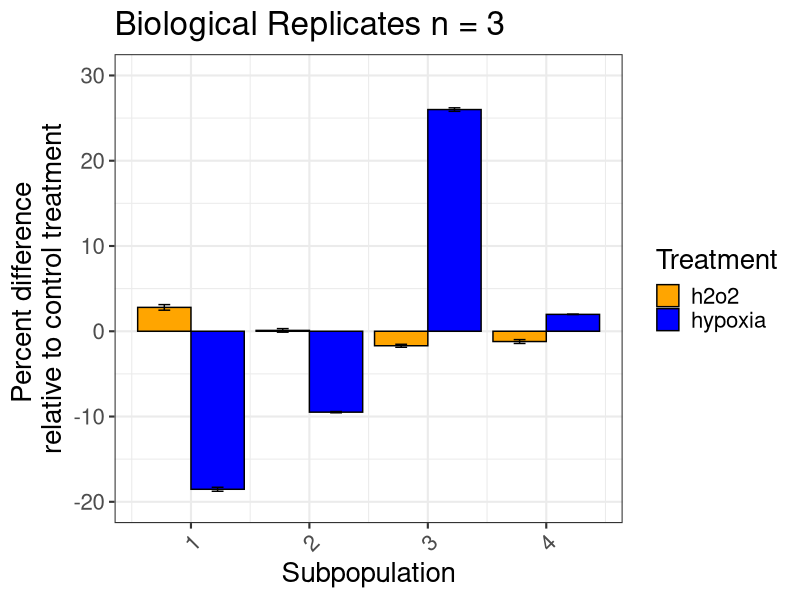
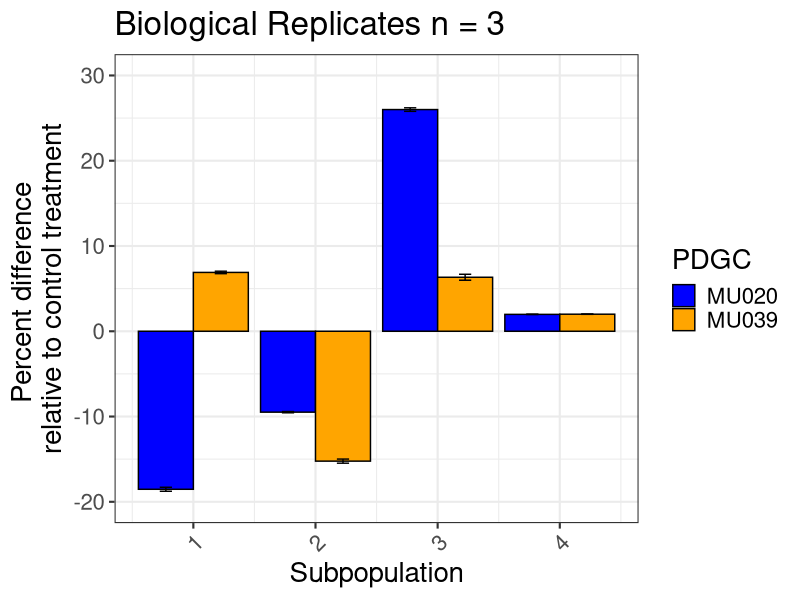
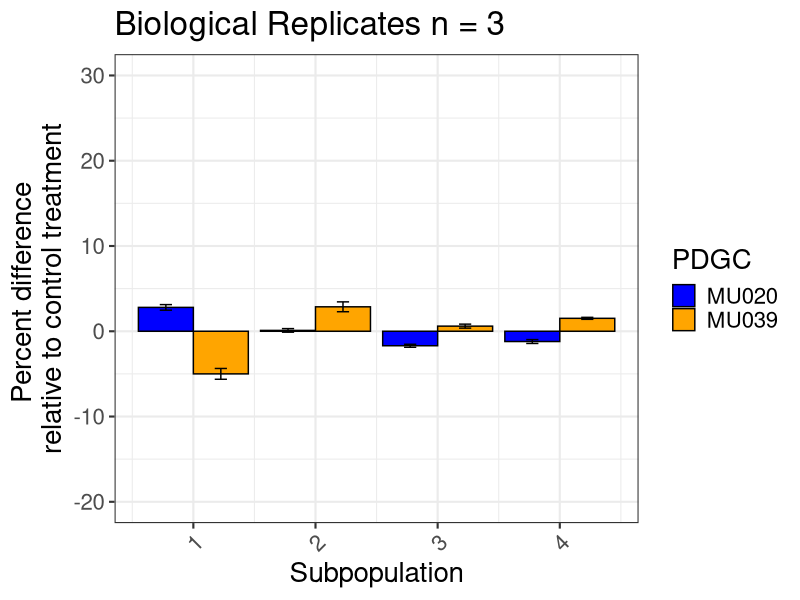
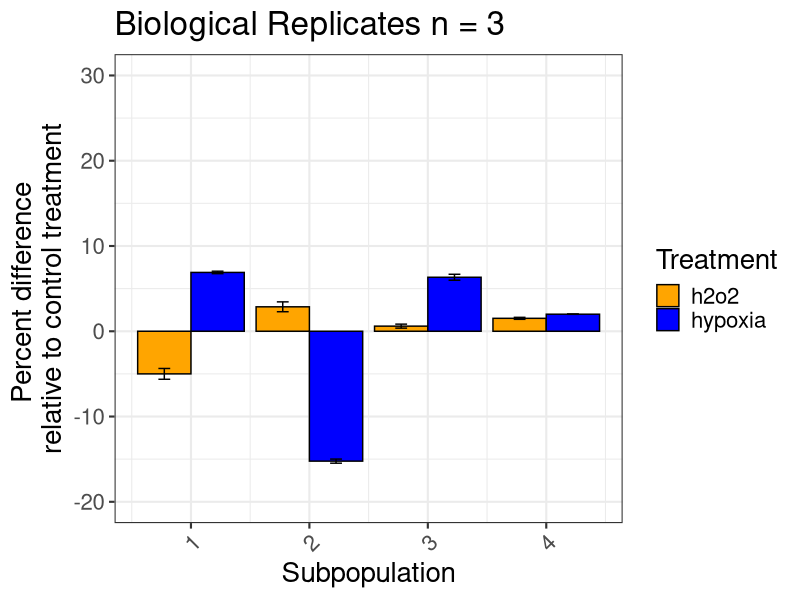

R code for these plots, in order: (Note: this script raises an error after producing the figures.)
library(ggplot2)
library(reshape)
library(plyr)
setwd("150612_hyperHypoxia/")

subtractBaseline = function(dataFrame, baseline, value) {
    dataSorted = dataFrame[order(dataFrame[,'PDGC'], dataFrame[,'Treatment']),]
    baseline = dataSorted[dataSorted$Treatment %in% baseline,]
    treatment = dataSorted[dataSorted$Treatment %in% value,]
    subtract =  treatment[,c(3:6)] - baseline[,c(3:6)]
    result = cbind(treatment[,c(1,2)], subtract)
    return (result)
}

dat_all = read.csv("150612_hyperHypoxia.csv",row.names=1)
colnames(dat_all) = c("PDGC", "Treatment", "Viable", "CD44+/ CD133-",
                  "CD44+/ CD133+", "CD44-/ CD133+", "CD44-/ CD133-")

dat = dat_all[,c(1,2,4:7)]
dat = dat[!dat$Treatment %in% "isotype",]

# Calculate percent change
change = rbind(subtractBaseline(dat, "control", "h2o2"),
               subtractBaseline(dat, "control", "hypoxia"))

# Convert from wide to long
mDat = melt(change, id.vars = c("PDGC", "Treatment"))

# Biological replicates
bioRep = ddply(mDat, .(PDGC, Treatment, variable), summarise, meanValue = mean(value, na.rm=T), 
               sdDiff = sd(value, na.rm=T), reps=length(value))
bioRep$seDiff = bioRep$sdDiff / (bioRep$reps)
bioRep$number = rep(c(2,4,3,1), 4)

write.csv(bioRep, "150614_replicates.csv")

#### Barchart ####
# Plot the biological replicates
mu020 = ggplot(data=bioRep[bioRep$PDGC %in% "MU020",], 
              aes(x=number, y=meanValue, fill=Treatment)) +
    geom_bar(stat="identity", position=position_dodge(), colour="black") + 
    ggtitle("Biological Replicates n = 3") +  ylim(-20, 30) +
    scale_fill_manual(values=c("orange", "blue")) + 
    geom_errorbar(aes(ymin=meanValue-seDiff, ymax=meanValue+seDiff), width=.2, position=position_dodge(0.9)) +
    xlab("Subpopulation") + ylab("Percent difference \nrelative to control treatment") +
    theme_bw(base_size=16) + theme(axis.text.x = element_text(angle = 45, hjust = 1)) + theme(text = element_text(size=20))
mu020

### Barchartfor completion seminar ####
bioRepHypo = bioRep[bioRep$Treatment %in% "hypoxia",]
mu020Hypo = ggplot(data=bioRepHypo, aes(x=number, y=meanValue, fill=PDGC)) +
    geom_bar(stat="identity", position=position_dodge(), colour="black") + 
    ggtitle("Biological Replicates n = 3") +  ylim(-20, 30) +
    scale_fill_manual(values=c("blue", "orange")) + 
    geom_errorbar(aes(ymin=meanValue-seDiff, ymax=meanValue+seDiff), width=.2, position=position_dodge(0.9)) +
    xlab("Subpopulation") + ylab("Percent difference \nrelative to control treatment") +
    theme_bw(base_size=16) + theme(axis.text.x = element_text(angle = 45, hjust = 1)) + theme(text = element_text(size=20))
mu020Hypo

bioRepHyper = bioRep[bioRep$Treatment %in% "h2o2",]
hyper = ggplot(data=bioRepHyper, aes(x=number, y=meanValue, fill=PDGC)) +
    geom_bar(stat="identity", position=position_dodge(), colour="black") + 
    ggtitle("Biological Replicates n = 3") +  ylim(-20, 30) +
    scale_fill_manual(values=c("blue", "orange")) + 
    geom_errorbar(aes(ymin=meanValue-seDiff, ymax=meanValue+seDiff), width=.2, position=position_dodge(0.9)) +
    xlab("Subpopulation") + ylab("Percent difference \nrelative to control treatment") +
    theme_bw(base_size=16) + theme(axis.text.x = element_text(angle = 45, hjust = 1)) + theme(text = element_text(size=20))
hyper
########

mu039 = ggplot(data=bioRep[bioRep$PDGC %in% "MU039",], 
               aes(x=number, y=meanValue, fill=Treatment)) +
    geom_bar(stat="identity", position=position_dodge(), colour="black") + 
    # scale_y_continuous(breaks = round(seq(-20, 20, by = 5),1)) +
    ylim(-20, 30) +
    ggtitle("Biological Replicates n = 3") +  
    scale_fill_manual(values=c("orange", "blue")) + 
    geom_errorbar(aes(ymin=meanValue-seDiff, ymax=meanValue+seDiff), width=.2, position=position_dodge(0.9)) +
    xlab("Subpopulation") + ylab("Percent difference \nrelative to control treatment") +
    theme_bw(base_size=16) + theme(axis.text.x = element_text(angle = 45, hjust = 1))
mu039 + theme(text = element_text(size=20))

### Boxplot ###
box = ggplot(data=mDat, aes(x=number, y=value)) +
    geom_boxplot() + geom_point(aes(colour=Treatment), size =3, alpha=0.7,  position = position_jitter(w = 0.175)) +
    ggtitle("qPCR Summary") +
    xlab("Gene") + ylab("ddCt relative to CD133 negative") +
    theme_bw(base_size=14) + theme(axis.text.x = element_text(angle = 90, hjust = 1)) + 
    theme(text = element_text(size=20))
box

#### Stats ####
testDf = melt(dat, id.vars = c("PDGC", "Treatment"))
test20 = dat[dat$PDGC %in% "MU020",]
t.test(`CD44+/ CD133-` ~ Treatment, data=test20 ,subset = !test20$Treatment == "h2o2") # 5.132e-05
t.test(`CD44+/ CD133+` ~ Treatment, data=test20 ,subset = !test20$Treatment == "h2o2") # 0.0009871
t.test(`CD44-/ CD133+` ~ Treatment, data=test20 ,subset = !test20$Treatment == "h2o2") # 9.372e-05
t.test(`CD44-/ CD133-` ~ Treatment, data=test20 ,subset = !test20$Treatment == "h2o2") #  0.000317

t.test(`CD44+/ CD133-` ~ Treatment, data=test20 ,subset = !test20$Treatment == "hypoxia") # 0.9
t.test(`CD44+/ CD133+` ~ Treatment, data=test20 ,subset = !test20$Treatment == "hypoxia") # 0.15
t.test(`CD44-/ CD133+` ~ Treatment, data=test20 ,subset = !test20$Treatment == "hypoxia") # 0.27
t.test(`CD44-/ CD133-` ~ Treatment, data=test20 ,subset = !test20$Treatment == "hypoxia") #  0.1055


test39 = dat[dat$PDGC %in% "MU039",]
t.test(`CD44+/ CD133-` ~ Treatment, data=test39 ,subset = !test39$Treatment == "h2o2") # 2.464e-06
t.test(`CD44+/ CD133+` ~ Treatment, data=test39 ,subset = !test39$Treatment == "h2o2") # 0.0001852
t.test(`CD44-/ CD133+` ~ Treatment, data=test39 ,subset = !test39$Treatment == "h2o2") # 0.002159
t.test(`CD44-/ CD133-` ~ Treatment, data=test39 ,subset = !test39$Treatment == "h2o2") # 0.0007407

t.test(`CD44+/ CD133-` ~ Treatment, data=test39 ,subset = !test39$Treatment == "hypoxia") # 0.09
t.test(`CD44+/ CD133+` ~ Treatment, data=test39 ,subset = !test39$Treatment == "hypoxia") # 0.026
t.test(`CD44-/ CD133+` ~ Treatment, data=test39 ,subset = !test39$Treatment == "hypoxia") # 0.497
t.test(`CD44-/ CD133-` ~ Treatment, data=test39 ,subset = !test39$Treatment == "hypoxia") # 0.070

tet = read.csv("150614_replicatesPval.csv", row.names=1)
# Separate MU020 and MU039
tet20 = tet[tet$PDGC %in% "MU020",]
tet39 = tet[tet$PDGC %in% "MU039",]

tet20$correct = p.adjust(tet20$P.val, method = 'bonferroni')
tet39$correct = p.adjust(tet39$P.val, method = 'bonferroni')
tet = rbind(tet20, tet39)

write.csv(tet, "150614_replicatesPval.csv")
